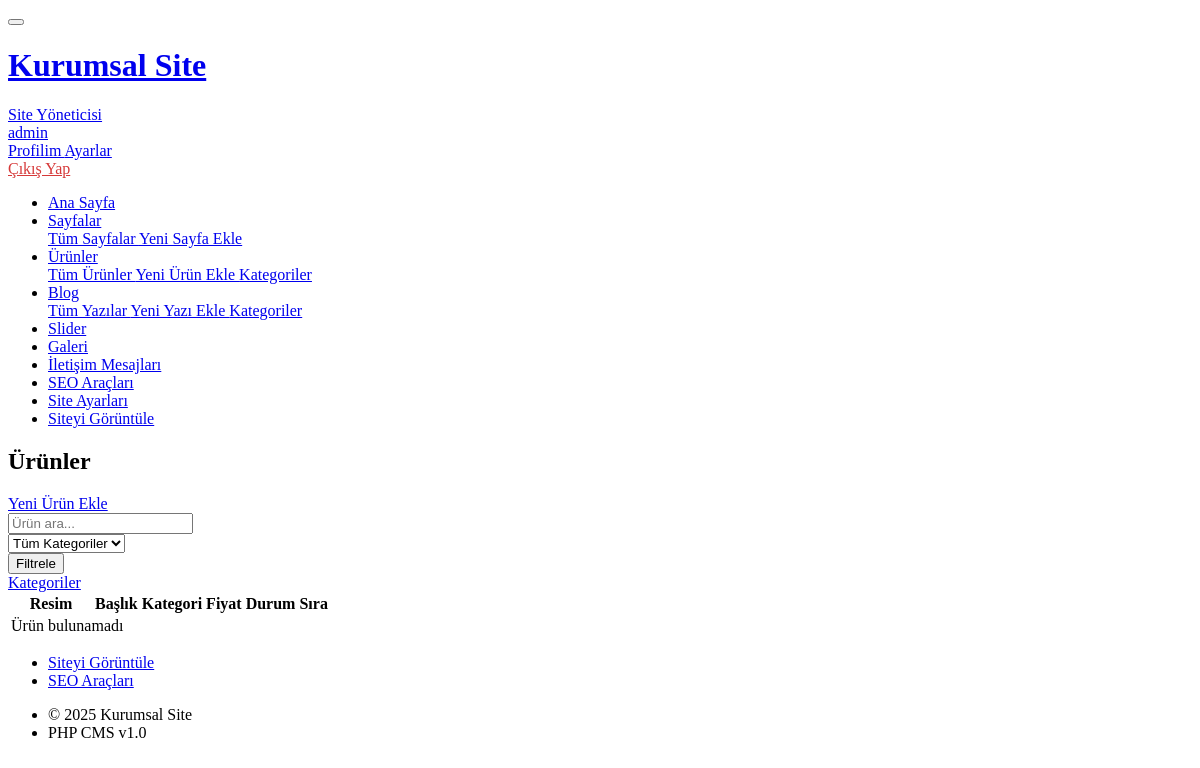
/admin/products.php (signed in), run on the app's committed database.
### tables this page shows
CREATE TABLE IF NOT EXISTS `settings` (
  `id` int(11) NOT NULL DEFAULT 1,
  `site_title` varchar(100) NOT NULL,
  `site_slogan` varchar(255) DEFAULT NULL,
  `logo` varchar(255) DEFAULT NULL,
  `favicon` varchar(255) DEFAULT NULL,
  `phone` varchar(20) DEFAULT NULL,
  `phone2` varchar(20) DEFAULT NULL,
  `email` varchar(100) DEFAULT NULL,
  `address` text DEFAULT NULL,
  `maps_embed` text DEFAULT NULL,
  `facebook` varchar(255) DEFAULT NULL,
  `instagram` varchar(255) DEFAULT NULL,
  `twitter` varchar(255) DEFAULT NULL,
  `youtube` varchar(255) DEFAULT NULL,
  `linkedin` varchar(255) DEFAULT NULL,
  `whatsapp` varchar(20) DEFAULT NULL,
  `default_og_image` varchar(255) DEFAULT NULL,
  `google_analytics` varchar(50) DEFAULT NULL,
  `google_search_console` varchar(255) DEFAULT NULL,
  `footer_text` text DEFAULT NULL,
  `custom_head_code` text DEFAULT NULL,
  `custom_body_code` text DEFAULT NULL,
  `created_at` timestamp NOT NULL DEFAULT current_timestamp(),
  `updated_at` timestamp NOT NULL DEFAULT current_timestamp() ON UPDATE current_timestamp(),
  PRIMARY KEY (`id`),
  CONSTRAINT `chk_settings_id` CHECK (`id` = 1)
);

CREATE TABLE IF NOT EXISTS `users` (
  `id` int(11) NOT NULL AUTO_INCREMENT,
  `username` varchar(50) NOT NULL,
  `email` varchar(100) NOT NULL,
  `password_hash` varchar(255) NOT NULL,
  `full_name` varchar(100) DEFAULT NULL,
  `is_active` tinyint(1) DEFAULT 1,
  `last_login` datetime DEFAULT NULL,
  `created_at` timestamp NOT NULL DEFAULT current_timestamp(),
  PRIMARY KEY (`id`),
  UNIQUE KEY `username` (`username`),
  UNIQUE KEY `email` (`email`)
);

### inc/functions.php (called while the page is built, shortened)
<?php
function e($str) {
    return htmlspecialchars($str ?? '', ENT_QUOTES, 'UTF-8');
}
function adminUrl($path = '') {
    return rtrim(ADMIN_URL, '/') . '/' . ltrim($path, '/');
}
function getSettings() {
    static $settings = null;
    if ($settings === null) {
        $db = Database::getInstance();
        $settings = $db->fetchOne("SELECT * FROM settings WHERE id = 1");
    }
    return $settings;
}

### inc/db.php (called while the page is built, shortened)
<?php
class Database {
    private static $instance = null;
    private $pdo;
    private function __construct() {
        try {
            $dsn = sprintf(
                'mysql:host=%s;dbname=%s;charset=%s',
                DB_HOST,
                DB_NAME,
                DB_CHARSET
            );
            $options = [
                PDO::ATTR_ERRMODE => PDO::ERRMODE_EXCEPTION,
                PDO::ATTR_DEFAULT_FETCH_MODE => PDO::FETCH_ASSOC,
                PDO::ATTR_EMULATE_PREPARES => false,
                PDO::MYSQL_ATTR_INIT_COMMAND => "SET NAMES " . DB_CHARSET
            ];
            $this->pdo = new PDO($dsn, DB_USER, DB_PASS, $options);
        } catch (PDOException $e) {
            die('Veritabanı bağlantı hatası: ' . $e->getMessage());
        }
    }
    public static function getInstance() {
        if (self::$instance === null) {
            self::$instance = new self();
        }
        return self::$instance;
    }
    public function query($sql, $params = []) {
        try {
            $stmt = $this->pdo->prepare($sql);
            $stmt->execute($params);
            return $stmt;
        } catch (PDOException $e) {
            error_log('SQL Error: ' . $e->getMessage());
            throw $e;
        }
    }
    public function fetchOne($sql, $params = []) {
        $stmt = $this->query($sql, $params);
        return $stmt->fetch();
    }
}

### admin/inc/auth.php (called while the page is built, shortened)
<?php
function isLoggedIn() {
    return isset($_SESSION['admin_id']) && isset($_SESSION['admin_username']);
}
function getAdminUser() {
    static $user = null;
    if ($user === null) {
        $db = Database::getInstance();
        $user = $db->fetchOne(
            "SELECT id, username, email, full_name FROM users WHERE id = ? AND is_active = 1",
            [$_SESSION['admin_id']]
        );
    }
    return $user;
}

### admin/products.php (the view, shortened to what this page needs)
<?php
require_once __DIR__ . '/inc/auth.php';
$pageTitle = 'Ürünler';
$db = Database::getInstance();
$action = $_GET['action'] ?? 'list';
if ($action === 'list') {
    $page = (int)($_GET['page'] ?? 1);
    $perPage = ADMIN_ITEMS_PER_PAGE;
    $offset = ($page - 1) * $perPage;
    $search = $_GET['search'] ?? '';
    $where = '1=1';
    $params = [];
    $products = $db->fetchAll(
        "SELECT p.*, c.name as category_name
         FROM products p
         LEFT JOIN product_categories c ON p.category_id = c.id
         WHERE $where
         ORDER BY p.sort_order ASC, p.created_at DESC
         LIMIT $perPage OFFSET $offset",
        $params
    );
    $headerButtons = '<a href="' . adminUrl('products.php?action=add') . '" class="btn btn-primary">Yeni Ürün Ekle</a>';
    include __DIR__ . '/inc/header.php';
    ?>
    <div class="card mb-3">
        <div class="card-body">
            <form method="GET" class="row g-2">
                <div class="col-md-4">
                    <input type="text" name="search" class="form-control" placeholder="Ürün ara..." value="<?= e($search) ?>">
                </div>
                <div class="col-md-3">
                    <select name="category" class="form-select">
                        <option value="">Tüm Kategoriler</option>
                    </select>
                </div>
                <div class="col-auto">
                    <button type="submit" class="btn btn-primary">Filtrele</button>
                </div>
                <div class="col-auto ms-auto">
                    <a href="<?= adminUrl('product-categories.php') ?>" class="btn btn-outline-secondary">
                        <i class="ti ti-category me-2"></i>Kategoriler
                    </a>
                </div>
            </form>
        </div>
    </div>
    <div class="card">
        <div class="table-responsive">
            <table class="table table-vcenter card-table table-striped">
                <thead>
                    <tr>
                        <th style="width: 80px;">Resim</th>
                        <th>Başlık</th>
                        <th>Kategori</th>
                        <th>Fiyat</th>
                        <th>Durum</th>
                        <th>Sıra</th>
                        <th class="w-1"></th>
                    </tr>
                </thead>
                <tbody>
                    <?php if (empty($products)): ?>
                        <tr>
                            <td colspan="7" class="text-center text-muted py-4">Ürün bulunamadı</td>
                        </tr>
                    <?php endif; ?>
                </tbody>
            </table>
        </div>
    </div>
    <?php
    include __DIR__ . '/inc/footer.php';
}
?>

### admin/inc/header.php (shortened to what this page needs)
<?php
$adminUser = getAdminUser();
$settings = getSettings();
$pageTitle = $pageTitle ?? 'Panel';
?>
<!DOCTYPE html>
<html lang="tr">
<head>
    <link href="https://cdn.jsdelivr.net/npm/@tabler/core@latest/dist/css/tabler.min.css" rel="stylesheet">
    <link href="https://cdn.jsdelivr.net/npm/@tabler/icons@latest/iconfont/tabler-icons.min.css" rel="stylesheet">
    <link href="<?= adminUrl('assets/css/admin.css') ?>" rel="stylesheet">
</head>
<body data-site-title="<?= e($settings['site_title']) ?>">
    <div class="page">
        <header class="navbar navbar-expand-md navbar-light d-print-none">
            <div class="container-xl">
                <button class="navbar-toggler" type="button" data-bs-toggle="collapse" data-bs-target="#navbar-menu">
                </button>
                <h1 class="navbar-brand navbar-brand-autodark d-none-navbar-horizontal pe-0 pe-md-3">
                    <a href="<?= adminUrl('dashboard.php') ?>">
                        <?php if (!empty($settings['logo'])): ?>
                            <img src="<?= siteUrl('uploads/' . $settings['logo']) ?>" height="36" alt="<?= e($settings['site_title']) ?>">
                        <?php else: ?>
                            <?= e($settings['site_title']) ?>
                        <?php endif; ?>
                    </a>
                </h1>
                <div class="navbar-nav flex-row order-md-last">
                    <div class="nav-item dropdown">
                        <a href="#" class="nav-link d-flex lh-1 text-reset p-0" data-bs-toggle="dropdown">
                            <div class="d-none d-xl-block ps-2">
                                <div><?= e($adminUser['full_name'] ?? $adminUser['username']) ?></div>
                                <div class="mt-1 small text-muted"><?= e($adminUser['username']) ?></div>
                            </div>
                        </a>
                        <div class="dropdown-menu dropdown-menu-end dropdown-menu-arrow">
                            <a href="<?= adminUrl('profile.php') ?>" class="dropdown-item">
                                <i class="ti ti-user me-2"></i> Profilim
                            </a>
                            <a href="<?= adminUrl('settings.php') ?>" class="dropdown-item">
                                <i class="ti ti-settings me-2"></i> Ayarlar
                            </a>
                            <a href="<?= adminUrl('logout.php') ?>" class="dropdown-item text-danger">
                                <i class="ti ti-logout me-2"></i> Çıkış Yap
                            </a>
                        </div>
                    </div>
                </div>
            </div>
        </header>
        <?php include __DIR__ . '/sidebar.php'; ?>
        <div class="page-wrapper">
            <div class="page-header d-print-none">
                <div class="container-xl">
                    <div class="row g-2 align-items-center">
                        <div class="col">
                            <h2 class="page-title"><?= e($pageTitle) ?></h2>
                        </div>
                        <?php if (isset($headerButtons)): ?>
                        <div class="col-auto ms-auto d-print-none">
                            <?= $headerButtons ?>
                        </div>
                        <?php endif; ?>
                    </div>
                </div>
            </div>
            <div class="page-body">
                <div class="container-xl">

### admin/inc/footer.php (shortened to what this page needs)
                </div>
            </div>
            <footer class="footer footer-transparent d-print-none">
                <div class="container-xl">
                    <div class="row text-center align-items-center flex-row-reverse">
                        <div class="col-lg-auto ms-lg-auto">
                            <ul class="list-inline list-inline-dots mb-0">
                                <li class="list-inline-item">
                                    <a href="<?= SITE_URL ?>" target="_blank" class="link-secondary">Siteyi Görüntüle</a>
                                </li>
                                <li class="list-inline-item">
                                    <a href="<?= adminUrl('seo-tools.php') ?>" class="link-secondary">SEO Araçları</a>
                                </li>
                            </ul>
                        </div>
                        <div class="col-12 col-lg-auto mt-3 mt-lg-0">
                            <ul class="list-inline list-inline-dots mb-0">
                                <li class="list-inline-item">
                                    &copy; <?= date('Y') ?> <?= e($settings['site_title']) ?>
                                </li>
                                <li class="list-inline-item">
                                    PHP CMS v1.0
                                </li>
                            </ul>
                        </div>
                    </div>
                </div>
            </footer>
        </div>
    </div>
</body>
</html>

### admin/assets/css/admin.css (style rules this page uses)
.text-danger { color: #d63939 !important; }
.table-vcenter td, .table-vcenter th { vertical-align: middle; }

### data on the page
settings: site_title "Kurumsal Site"
users: full_name "Site Yöneticisi", username "admin"

### other printed values
$pageTitle "Ürünler"
